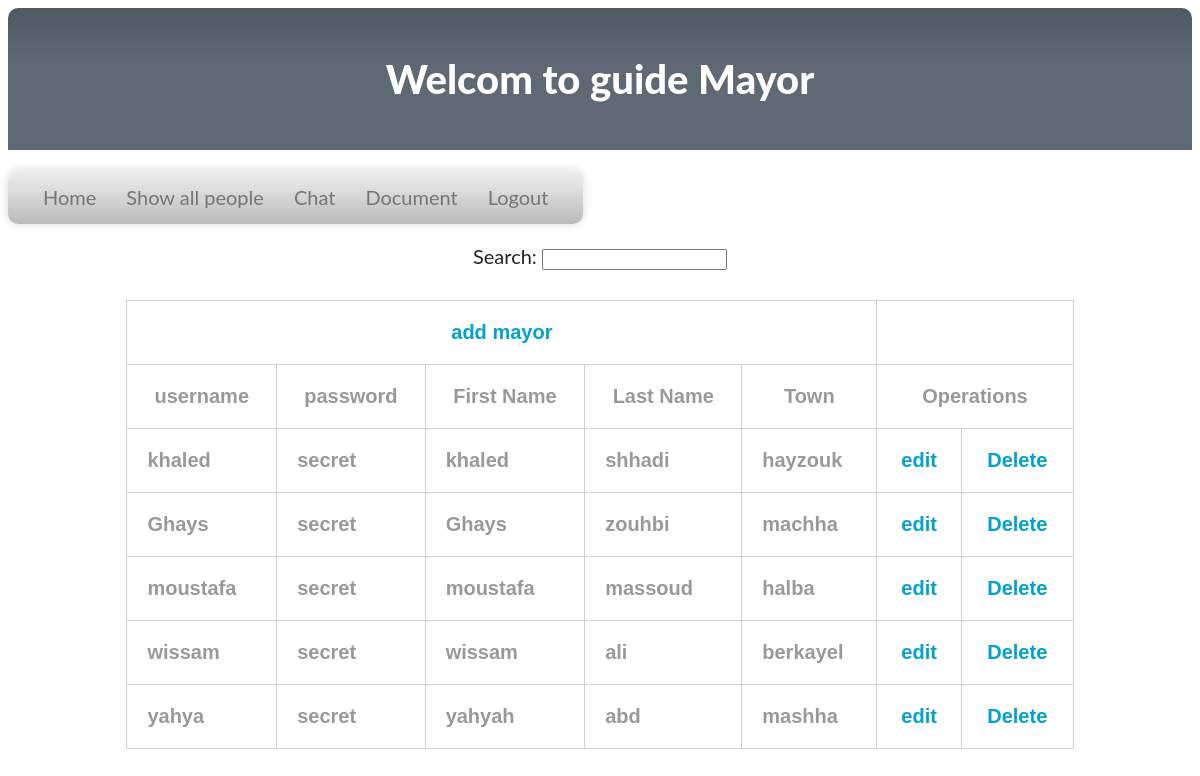
Screenshot of /officer.php with the database file from the repository.
### tables this page shows
CREATE TABLE IF NOT EXISTS `mayor` (
  `id` int(11) NOT NULL AUTO_INCREMENT,
  `username` varchar(20) NOT NULL,
  `password` varchar(20) NOT NULL,
  `firstname` varchar(20) NOT NULL,
  `lastname` varchar(20) NOT NULL,
  `address` varchar(20) NOT NULL,
  `idtown` int(11) NOT NULL,
  `role` int(11) NOT NULL,
  PRIMARY KEY (`id`,`username`)
);

### src/officer.php (the view, shortened to what this page needs)
<!DOCTYPE html>
<html>
<head>
  <link rel="stylesheet" type="text/css" media="screen" href="main.css" />
</head>
<body>
<div class="header" >
<h1> Welcom to guide Mayor </h1>
</div>
<nav >
	<ul>
		<li><a href="officer.php">Home</a></li>
		<li><a href="ppltown.php">Show all people</a>
		<li><a href="chat.php">Chat</a></li>
		</li>
		<li><a href="#">Document   </a>
		</li>
		<li><a href="logout.php">Logout</a></li>
	</ul>
</nav>
<center>
<div id="body">
<form>
Search: <input type="text" onkeyup="showHint(this.value)">
</form>
<pSuggestions: <div id="txtHint"></div></p>
 <div id="content">
    <table align="center">
    <tr>
    <th colspan="5"><a href="addmayoff.php">add mayor</a></th>
    </tr>
    <th>username</th>
    <th>password</th>
    <th>First Name</th>
    <th>Last Name</th>
    <th>Town</th>
    <th colspan="2">Operations</th>
    <?php
	$con= mysqli_connect("localhost", "root","", "guide");
 $sql_query="SELECT * FROM mayor";
 $result=mysqli_query($con,$sql_query);
 while($row=mysqli_fetch_row($result))
 {
  ?>
        <tr>
        <td><?php echo $row[1]; ?></td>
        <td><?php echo $row[2]; ?></td>
        <td><?php echo $row[3]; ?></td>
        <td><?php echo $row[4]; ?></td>
        <td><?php echo $row[5]; ?></td>
  <td align="center">
  <a href="<?php echo "editmayoroff.php?id=$row[0]" ?>"
  >edit</a>
   </td>
   <td align="center"><a href="<?php echo "deletmayor.php?id=$row[0]" ?>" >Delete</a></td>
        </tr>
        <?php
 }
 ?>
    </table>
    </div>
</center>
</body>
</html>

### src/css/main.css (style rules this page uses)
body { font-size: 20px; color: #212529; font-family: 'Lato', 'Times New Roman', serif; }
h1, h2, h3, h4, h5, h6 { font-weight: 800; font-family: 'Lato', 'Helvetica Neue', Helvetica, Arial, sans-serif; }
a { color: #212529; -webkit-transition: all 0.2s; -moz-transition: all 0.2s; transition: all 0.2s; }

### src/officer.php (style rules this page uses)
nav ul { background: #efefef; background: linear-gradient(top, #efefef 0%, #bbbbbb 100%); background: -moz-linear-gradient(top, #efefef 0%, #bbbbbb 100%); background: -webkit-linear-gradient(top, #efefef 0%,#bbbbbb 100%); box-shadow: 0px 0px 9px rgba(0,0,0,0.15); padding: 0 20px; border-radius: 10px; list-style: none; position: relative; display: inline-table; }
nav ul:after { content: ""; clear: both; display: block; }
nav ul li { float: left; }
nav ul li a { display: block; padding:15px ; color: #757575; text-decoration: none; }
.header { color: white; background: #4b545f; background: linear-gradient(top, #4f5964 0%, #5f6975 40%); background: -moz-linear-gradient(top, #4f5964 0%, #5f6975 40%); background: -webkit-linear-gradient(top, #4f5964 0%,#5f6975 40%); text-align: center; border-radius: 10px 10px 0px 0px; padding:20px; }
table { width:80%; font-family:Tahoma, Geneva, sans-serif; font-weight:bolder; color:#999; margin-bottom:80px; }
table a { text-decoration:none; color:#00a2d1; }
table,td,th { border-collapse:collapse; border:solid #d0d0d0 1px; padding:20px; }

### rows the page displays
mayor: username "khaled", password "secret", firstname "khaled", lastname "shhadi", address "hayzouk"
mayor: username "Ghays", password "secret", firstname "Ghays", lastname "zouhbi", address "machha"
mayor: username "moustafa", password "secret", firstname "moustafa", lastname "massoud", address "halba"
mayor: username "wissam", password "secret", firstname "wissam", lastname "ali", address "berkayel"
mayor: username "yahya", password "secret", firstname "yahyah", lastname "abd", address "mashha"
